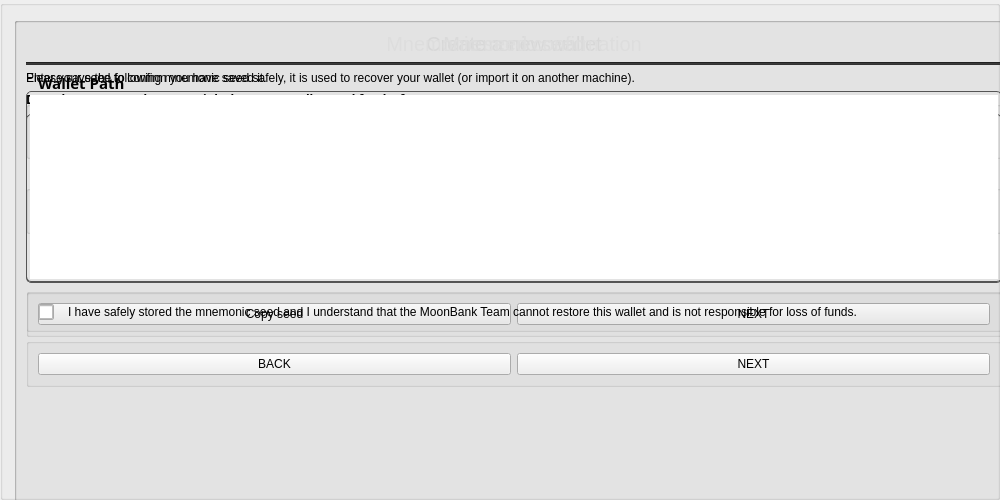
       <widget class="QGroupBox" name="newWalletBox">
        <property name="sizePolicy">
         <sizepolicy hsizetype="Expanding" vsizetype="Expanding">
          <horstretch>0</horstretch>
          <verstretch>0</verstretch>
         </sizepolicy>
        </property>
        <property name="minimumSize">
         <size>
          <width>1000</width>
          <height>500</height>
         </size>
        </property>
        <property name="maximumSize">
         <size>
          <width>1000</width>
          <height>500</height>
         </size>
        </property>
        <property name="title">
         <string/>
        </property>
        <layout class="QGridLayout" name="gridLayout_2">
         <item row="0" column="0">
          <widget class="QGroupBox" name="walletPathBox">
           <property name="sizePolicy">
            <sizepolicy hsizetype="Expanding" vsizetype="Expanding">
             <horstretch>0</horstretch>
             <verstretch>0</verstretch>
            </sizepolicy>
           </property>
           <property name="minimumSize">
            <size>
             <width>1000</width>
             <height>500</height>
            </size>
           </property>
           <property name="maximumSize">
            <size>
             <width>1000</width>
             <height>500</height>
            </size>
           </property>
           <property name="title">
            <string/>
           </property>
           <property name="alignment">
            <set>Qt::AlignCenter</set>
           </property>
           <layout class="QVBoxLayout" name="verticalLayout_9">
            <item alignment="Qt::AlignBottom">
             <widget class="QLabel" name="createWalletTitle">
              <property name="styleSheet">
               <string notr="true">color: #ddd;
font-size: 20px;</string>
              </property>
              <property name="text">
               <string>Create a new wallet</string>
              </property>
              <property name="alignment">
               <set>Qt::AlignCenter</set>
              </property>
             </widget>
            </item>
            <item>
             <widget class="Line" name="line_8">
              <property name="styleSheet">
               <string notr="true">background-color: #333;</string>
              </property>
              <property name="orientation">
               <enum>Qt::Horizontal</enum>
              </property>
             </widget>
            </item>
            <item alignment="Qt::AlignBottom">
             <widget class="QLabel" name="label">
              <property name="minimumSize">
               <size>
                <width>0</width>
                <height>24</height>
               </size>
              </property>
              <property name="font">
               <font>
                <family>Poppins</family>
                <pointsize>11</pointsize>
                <weight>75</weight>
                <bold>true</bold>
               </font>
              </property>
              <property name="styleSheet">
               <string notr="true"/>
              </property>
              <property name="text">
               <string>Wallet Path</string>
              </property>
              <property name="indent">
               <number>12</number>
              </property>
             </widget>
            </item>
<item alignment="Qt::AlignTop">
             <widget class="QGroupBox" name="horizontalGroupBox">
              <property name="sizePolicy">
               <sizepolicy hsizetype="Preferred" vsizetype="Preferred">
                <horstretch>0</horstretch>
                <verstretch>0</verstretch>
               </sizepolicy>
              </property>
              <property name="minimumSize">
               <size>
                <width>0</width>
                <height>0</height>
               </size>
              </property>
              <property name="maximumSize">
               <size>
                <width>16777215</width>
                <height>16777215</height>
               </size>
              </property>
              <property name="styleSheet">
               <string notr="true"/>
              </property>
              <layout class="QHBoxLayout" name="horizontalLayout_8">
               <property name="topMargin">
                <number>0</number>
               </property>
               <item alignment="Qt::AlignTop">
                <widget class="QLineEdit" name="lineEdit">
                 <property name="sizePolicy">
                  <sizepolicy hsizetype="MinimumExpanding" vsizetype="Preferred">
                   <horstretch>0</horstretch>
                   <verstretch>0</verstretch>
                  </sizepolicy>
                 </property>
                 <property name="minimumSize">
                  <size>
                   <width>0</width>
                   <height>40</height>
                  </size>
                 </property>
                 <property name="styleSheet">
                  <string notr="true">padding: 3px;
border: 1px solid #555;
border-radius: 5px;</string>
                 </property>
                 <property name="placeholderText">
                  <string/>
                 </property>
                </widget>
               </item>
               <item alignment="Qt::AlignTop">
                <widget class="QToolButton" name="selectPathButton">
                 <property name="sizePolicy">
                  <sizepolicy hsizetype="Preferred" vsizetype="Preferred">
                   <horstretch>0</horstretch>
                   <verstretch>0</verstretch>
                  </sizepolicy>
                 </property>
                 <property name="minimumSize">
                  <size>
                   <width>40</width>
                   <height>40</height>
                  </size>
                 </property>
                 <property name="styleSheet">
                  <string notr="true">QToolButton{
border: 1px solid #555;
border-radius: 5px;
}

QToolButton:hover{
color: white;
}</string>
                 </property>
                 <property name="text">
                  <string notr="true">...</string>
                 </property>
                </widget>
               </item>
              </layout>
             </widget>
            </item>
            <item>
             <widget class="QLabel" name="label_2">
              <property name="text">
               <string>Choose a path where to save your wallet.</string>
              </property>
              <property name="indent">
               <number>12</number>
              </property>
             </widget>
            </item>
            <item>
             <widget class="QGroupBox" name="horizontalGroupBox_2">
              <layout class="QHBoxLayout" name="horizontalLayout_10">
               <item>
                <widget class="QPushButton" name="b1_back">
                 <property name="styleSheet">
                  <string notr="true">/* This button style is handled automatically by WelcomeFrame.cpp */</string>
                 </property>
                 <property name="text">
                  <string>BACK</string>
                 </property>
                </widget>
               </item>
               <item>
                <widget class="QPushButton" name="b1_nextShowSeed">
                 <property name="styleSheet">
                  <string notr="true">/* This button style is handled automatically by WelcomeFrame.cpp */</string>
                 </property>
                 <property name="text">
                  <string>NEXT</string>
                 </property>
                </widget>
               </item>
              </layout>
             </widget>
            </item>
            <item>
             <spacer name="verticalSpacer">
              <property name="orientation">
               <enum>Qt::Vertical</enum>
              </property>
              <property name="sizeHint" stdset="0">
               <size>
                <width>20</width>
                <height>40</height>
               </size>
              </property>
             </spacer>
            </item>
           </layout>
          </widget>
         </item>
         <item row="0" column="0">
          <widget class="QGroupBox" name="showSeedBox">
           <property name="sizePolicy">
            <sizepolicy hsizetype="Expanding" vsizetype="Expanding">
             <horstretch>0</horstretch>
             <verstretch>0</verstretch>
            </sizepolicy>
           </property>
           <property name="minimumSize">
            <size>
             <width>1000</width>
             <height>500</height>
            </size>
           </property>
           <property name="maximumSize">
            <size>
             <width>1000</width>
             <height>500</height>
            </size>
           </property>
           <layout class="QVBoxLayout" name="verticalLayout_10">
            <item>
             <widget class="QLabel" name="mnemonicSeedTitle">
              <property name="styleSheet">
               <string notr="true">color: #ddd;
font-size: 20px;</string>
              </property>
              <property name="text">
               <string>Mnemonic seed</string>
              </property>
              <property name="alignment">
               <set>Qt::AlignCenter</set>
              </property>
             </widget>
            </item>
            <item>
             <widget class="Line" name="line_7">
              <property name="styleSheet">
               <string notr="true">background-color: #333;</string>
              </property>
              <property name="orientation">
               <enum>Qt::Horizontal</enum>
              </property>
             </widget>
            </item>
            <item>
             <widget class="QLabel" name="label_4">
              <property name="text">
               <string>Please save the following mnemonic seed safely, it is used to recover your wallet (or import it on another machine).</string>
              </property>
              <property name="wordWrap">
               <bool>true</bool>
              </property>
             </widget>
            </item>
            <item>
             <widget class="QLabel" name="label_11">
              <property name="font">
               <font>
                <family>Poppins</family>
                <weight>75</weight>
                <bold>true</bold>
               </font>
              </property>
              <property name="text">
               <string>Don't lose your seed or you might lose your wallet (and funds) forever.</string>
              </property>
             </widget>
            </item>
            <item>
             <widget class="QLabel" name="mnemonicSeed">
              <property name="sizePolicy">
               <sizepolicy hsizetype="Expanding" vsizetype="Expanding">
                <horstretch>0</horstretch>
                <verstretch>0</verstretch>
               </sizepolicy>
              </property>
              <property name="styleSheet">
               <string notr="true">padding: 3px;
border: 1px solid #555;
border-radius: 5px;</string>
              </property>
              <property name="text">
               <string notr="true"/>
              </property>
              <property name="scaledContents">
               <bool>false</bool>
              </property>
              <property name="alignment">
               <set>Qt::AlignJustify|Qt::AlignTop</set>
              </property>
              <property name="wordWrap">
               <bool>true</bool>
              </property>
              <property name="textInteractionFlags">
               <set>Qt::LinksAccessibleByMouse|Qt::TextSelectableByMouse</set>
              </property>
             </widget>
            </item>
            <item>
             <widget class="QGroupBox" name="horizontalGroupBox_4">
              <property name="minimumSize">
               <size>
                <width>0</width>
                <height>0</height>
               </size>
              </property>
              <layout class="QHBoxLayout" name="horizontalLayout_9">
               <item>
                <widget class="QPushButton" name="b1_copySeedButton">
                 <property name="sizePolicy">
                  <sizepolicy hsizetype="Minimum" vsizetype="Fixed">
                   <horstretch>0</horstretch>
                   <verstretch>0</verstretch>
                  </sizepolicy>
                 </property>
                 <property name="minimumSize">
                  <size>
                   <width>100</width>
                   <height>0</height>
                  </size>
                 </property>
                 <property name="baseSize">
                  <size>
                   <width>0</width>
                   <height>0</height>
                  </size>
                 </property>
                 <property name="styleSheet">
                  <string notr="true"/>
                 </property>
                 <property name="text">
                  <string>Copy seed</string>
                 </property>
                </widget>
               </item>
               <item>
                <widget class="QPushButton" name="b1_nextConfirmSeed">
                 <property name="minimumSize">
                  <size>
                   <width>0</width>
                   <height>0</height>
                  </size>
                 </property>
                 <property name="styleSheet">
                  <string notr="true"/>
                 </property>
                 <property name="text">
                  <string>NEXT</string>
                 </property>
                </widget>
               </item>
              </layout>
             </widget>
            </item>
            <item>
             <spacer name="verticalSpacer_4">
              <property name="orientation">
               <enum>Qt::Vertical</enum>
              </property>
              <property name="sizeHint" stdset="0">
               <size>
                <width>20</width>
                <height>40</height>
               </size>
              </property>
             </spacer>
            </item>
           </layout>
          </widget>
         </item>
         <item row="0" column="0">
          <widget class="QGroupBox" name="confirmSeedBox">
           <property name="sizePolicy">
            <sizepolicy hsizetype="Expanding" vsizetype="Expanding">
             <horstretch>0</horstretch>
             <verstretch>0</verstretch>
            </sizepolicy>
           </property>
           <property name="minimumSize">
            <size>
             <width>1000</width>
             <height>500</height>
            </size>
           </property>
           <property name="maximumSize">
            <size>
             <width>1000</width>
             <height>500</height>
            </size>
           </property>
           <layout class="QVBoxLayout" name="verticalLayout_11">
            <item>
             <widget class="QLabel" name="mnemonicSeedConfirmationTitle">
              <property name="styleSheet">
               <string notr="true">color: #ddd;
      font-size: 20px;</string>
              </property>
              <property name="text">
               <string>Mnemonic seed confirmation</string>
              </property>
              <property name="alignment">
               <set>Qt::AlignCenter</set>
              </property>
             </widget>
            </item>
            <item>
             <widget class="Line" name="line_9">
              <property name="styleSheet">
               <string notr="true">background-color: #333;</string>
              </property>
              <property name="orientation">
               <enum>Qt::Horizontal</enum>
              </property>
             </widget>
            </item>
            <item>
             <widget class="QLabel" name="label_10">
              <property name="text">
               <string>Enter your seed to confirm you have saved it.</string>
              </property>
             </widget>
            </item>
            <item>
             <widget class="QTextEdit" name="mnemonicSeedConfirmation">
              <property name="styleSheet">
               <string notr="true">padding: 3px;
border: 1px solid #555;
border-radius: 5px;</string>
              </property>
             </widget>
            </item>
            <item>
             <widget class="QGroupBox" name="horizontalGroupBox">
              <layout class="QHBoxLayout" name="horizontalLayout_12">
               <item alignment="Qt::AlignLeft">
                <widget class="QCheckBox" name="validationCheckBox">
                 <property name="sizePolicy">
                  <sizepolicy hsizetype="Fixed" vsizetype="Fixed">
                   <horstretch>0</horstretch>
                   <verstretch>0</verstretch>
                  </sizepolicy>
                 </property>
                 <property name="maximumSize">
                  <size>
                   <width>16</width>
                   <height>16</height>
                  </size>
                 </property>
                 <property name="baseSize">
                  <size>
                   <width>0</width>
                   <height>0</height>
                  </size>
                 </property>
                 <property name="styleSheet">
                  <string notr="true">border: 1px solid #aaa;
color: white;
border-radius: 2px;</string>
                 </property>
                 <property name="text">
                  <string/>
                 </property>
                 <property name="tristate">
                  <bool>false</bool>
                 </property>
                </widget>
               </item>
               <item>
                <widget class="QLabel" name="label_14">
                 <property name="sizePolicy">
                  <sizepolicy hsizetype="Expanding" vsizetype="Preferred">
                   <horstretch>0</horstretch>
                   <verstretch>0</verstretch>
                  </sizepolicy>
                 </property>
                 <property name="text">
                  <string>I have safely stored the mnemonic seed and I understand that the MoonBank Team cannot restore this wallet and is not responsible for loss of funds.</string>
                 </property>
                 <property name="wordWrap">
                  <bool>true</bool>
                 </property>
                 <property name="indent">
                  <number>8</number>
                 </property>
                </widget>
               </item>
              </layout>
             </widget>
            </item>
            <item>
             <widget class="QGroupBox" name="horizontalGroupBox_3">
              <layout class="QHBoxLayout" name="horizontalLayout_11">
               <item>
                <widget class="QPushButton" name="b1_backShowSeed">
                 <property name="styleSheet">
                  <string notr="true">/* This button style is handled automatically by WelcomeFrame.cpp */</string>
                 </property>
                 <property name="text">
                  <string>BACK</string>
                 </property>
                </widget>
               </item>
               <item>
                <widget class="QPushButton" name="b1_nextValidate">
                 <property name="styleSheet">
                  <string notr="true">/* This button style is handled automatically by WelcomeFrame.cpp */</string>
                 </property>
                 <property name="text">
                  <string>NEXT</string>
                 </property>
                </widget>
               </item>
              </layout>
             </widget>
            </item>
            <item>
             <spacer name="verticalSpacer_5">
              <property name="orientation">
               <enum>Qt::Vertical</enum>
              </property>
              <property name="sizeHint" stdset="0">
               <size>
                <width>20</width>
                <height>40</height>
               </size>
              </property>
             </spacer>
            </item>
           </layout>
          </widget>
         </item>
        </layout>
        <zorder>confirmSeedBox</zorder>
        <zorder>showSeedBox</zorder>
        <zorder>walletPathBox</zorder>
       </widget>
